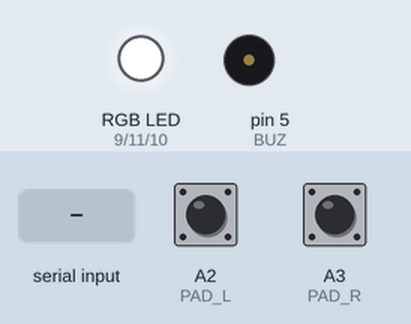
Simulated run of this sketch. Board: Arduino Uno, built with avr-gcc and run on an emulated ATmega328P. Parts: an RGB LED mixed from three pins (HIGH = lit), buzzer (waves = sounding). The inputs (shaded band) are chosen by the test bench; at power-on: A2 (PAD_L) HIGH, A3 (PAD_R) HIGH. What the sketch prints to the serial monitor is not drawn.

Above: at 2.0 s.
2.1 s: "P,LED,Y\n" received over Serial
At 2.7 s:
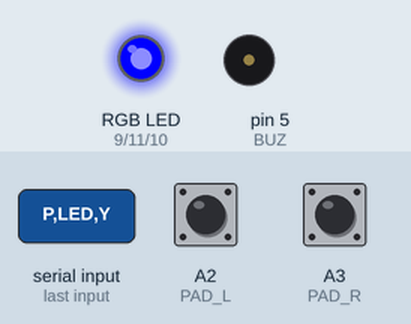
3.6 s: "P,BUZ,BEEP\n" received over the second serial link
At 3.65 s:
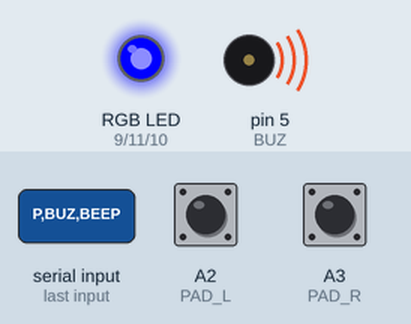
8.4 s: "P,LED,O\n" received over Serial
At 8.7 s:
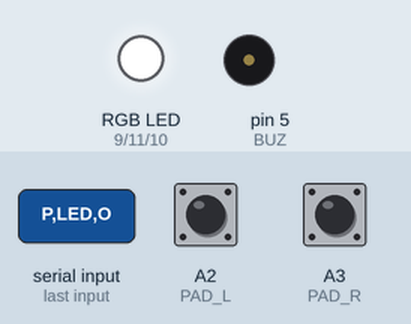
9.9 s: "P,BUZ,OK\n" received over the second serial link
At 10.04 s:
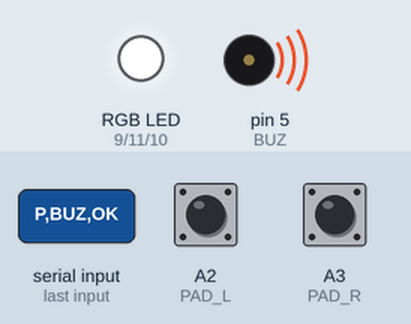
Timing chart, 0 to 12.6 s (numbered marks = the images above; inputs shaded):
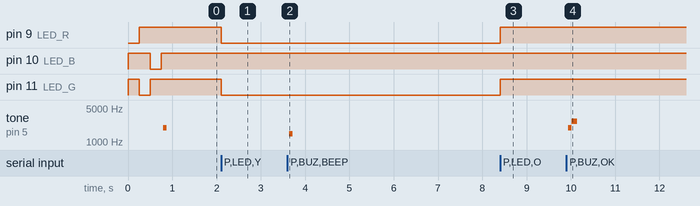

The sketch:

BeatBoxer_PadNode.ino
```cpp
// ===== Beat Boxer - PAD NODE =====
// Pads:   L -> a2 and -,  R -> a3 and -
// RGB LED (common +): + -> +, R -> 9, G -> 11, B -> 10
// Buzzer (low-level trigger): GND -> -, VCC -> +, I/O -> 5
// XBee board: + -> +, - -> -, XBee rx -> 3, XBee tx -> 2
// Sends:    P,L   or   P,R   when a pad is hit
// Receives: P,LED,R / P,LED,G / P,LED,B / P,LED,Y / P,LED,O(off)
//           P,BUZ,BEEP / P,BUZ,OK / P,BUZ,BAD / P,BUZ,GO
#include <SoftwareSerial.h>

const int PAD_L = A2;
const int PAD_R = A3;
const int LED_R = 9;
const int LED_G = 11;
const int LED_B = 10;
const int BUZ = 5;

SoftwareSerial xbee(2, 3); // RX, TX

const unsigned long MIN_GAP_MS = 250;
const unsigned long RELEASE_MS = 60;

struct Pad {
  int pin;
  bool armed;
  unsigned long lastHit;
  unsigned long releasedSince;
};
Pad padL = {PAD_L, true, 0, 0};
Pad padR = {PAD_R, true, 0, 0};

String bufUsb = "";
String bufXb = "";

bool checkPad(Pad &p) {
  bool pressed = digitalRead(p.pin) == LOW;
  unsigned long now = millis();
  if (pressed) {
    p.releasedSince = 0;
    if (p.armed && now - p.lastHit > MIN_GAP_MS) {
      p.armed = false;
      p.lastHit = now;
      return true;
    }
  } else {
    if (p.releasedSince == 0) p.releasedSince = now;
    if (!p.armed && now - p.releasedSince > RELEASE_MS) p.armed = true;
  }
  return false;
}

void setColor(bool r, bool g, bool b) {
  digitalWrite(LED_R, r ? LOW : HIGH);
  digitalWrite(LED_G, g ? LOW : HIGH);
  digitalWrite(LED_B, b ? LOW : HIGH);
}

void beep(int freq, int ms) {
  long half = 500000L / freq;
  long cycles = (long)ms * 1000L / (half * 2);
  for (long i = 0; i < cycles; i++) {
    digitalWrite(BUZ, LOW);
    delayMicroseconds(half);
    digitalWrite(BUZ, HIGH);
    delayMicroseconds(half);
  }
  digitalWrite(BUZ, HIGH);
}

void sendMsg(const char *msg) {
  Serial.println(msg);
  xbee.println(msg);
}

void handle(String cmd) {
  cmd.trim();
  if (!cmd.startsWith("P,")) return;
  if (cmd == "P,LED,R") setColor(true, false, false);
  else if (cmd == "P,LED,G") setColor(false, true, false);
  else if (cmd == "P,LED,B") setColor(false, false, true);
  else if (cmd == "P,LED,Y") setColor(true, true, false);
  else if (cmd == "P,LED,O") setColor(false, false, false);
  else if (cmd == "P,BUZ,BEEP") beep(1500, 60);
  else if (cmd == "P,BUZ,OK") { beep(2000, 70); beep(2700, 90); }
  else if (cmd == "P,BUZ,BAD") beep(400, 250);
  else if (cmd == "P,BUZ,GO") beep(3000, 300);
}

bool DEBUG_XB = false;

void readLines(Stream &s, String &buf, bool fromXb) {
  while (s.available()) {
    char c = s.read();
    if (fromXb && DEBUG_XB) { Serial.print("[XB "); Serial.print((int)c); Serial.println("]"); }
    if (c == '\n' || c == '\r') {
      if (buf.length() > 0) handle(buf);
      buf = "";
    } else if (buf.length() < 30) {
      buf += c;
    }
  }
}

void setup() {
  Serial.begin(9600);
  xbee.begin(9600);
  pinMode(PAD_L, INPUT_PULLUP);
  pinMode(PAD_R, INPUT_PULLUP);
  pinMode(LED_R, OUTPUT);
  pinMode(LED_G, OUTPUT);
  pinMode(LED_B, OUTPUT);
  pinMode(BUZ, OUTPUT);
  digitalWrite(BUZ, HIGH);
  setColor(true, false, false); delay(250);
  setColor(false, true, false); delay(250);
  setColor(false, false, true); delay(250);
  setColor(false, false, false);
  beep(2000, 80);
  sendMsg("P,READY");
}

void loop() {
  if (checkPad(padL)) sendMsg("P,L");
  if (checkPad(padR)) sendMsg("P,R");
  readLines(Serial, bufUsb, false);
  readLines(xbee, bufXb, true);
}
```

Measured:
- after the input at 2.1 s, pin 9 (LED_R), pin 11 (LED_G): HIGH → LOW at once
- after the input at 3.6 s, tone on pin 5 (BUZ): silent → 1482 Hz at once, → silent 0.08 s later
- after the input at 8.4 s, pin 9 (LED_R), pin 11 (LED_G): LOW → HIGH at once
- after the input at 9.9 s, tone on pin 5 (BUZ): silent → 1965 Hz at once, → 2639 Hz 0.08 s later, → silent 0.12 s later
